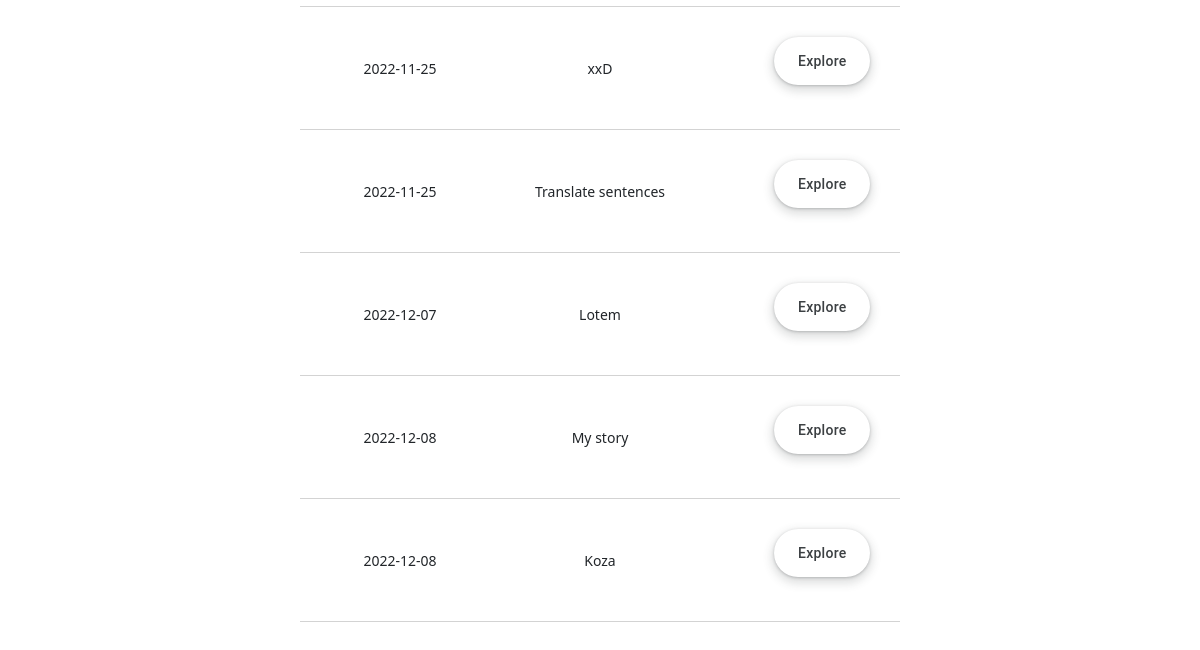
Before: /list_of_submissions.html (signed in, lower part) with the older database file.
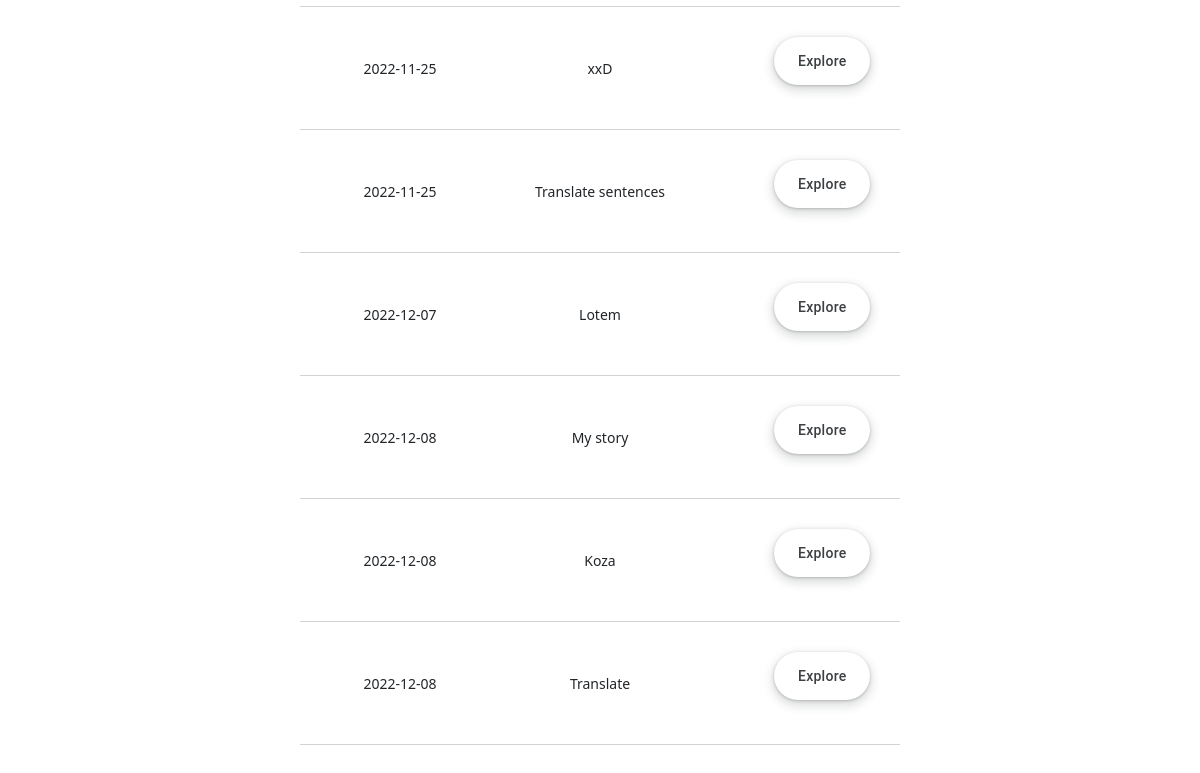
After: the same page with the newer database file.
### nieszkolni_app/models.py (models this page shows)
class Submission(models.Model):
    unique_id = models.AutoField(primary_key=True)
    stamp = models.IntegerField()
    date_number = models.IntegerField()
    date = models.CharField(max_length=200, default="")
    item = models.IntegerField()
    name = models.CharField(max_length=200, default="")
    assignment_type = models.CharField(max_length=200, default="")
    title = models.CharField(max_length=200, default="")
    content = models.TextField(default="")
    wordcount = models.IntegerField()
    status = models.CharField(max_length=200, default="submitted")
    reviewed_content = models.TextField(default="")
    flagged_content = models.TextField(default="")
    analysis = models.TextField(default="")
    minor_errors = models.IntegerField(default=0)
    major_errors = models.IntegerField(default=0)
    reviewing_user = models.CharField(max_length=200, default="")
    revision_date = models.IntegerField(default=0)
    conditions = models.TextField(default="")
    comment = models.TextField(default="")
    grade = models.CharField(max_length=200, default="")
    content_file = models.FileField(upload_to="static/files" ,null=True)

### nieszkolni_app/views.py (the view, shortened to what this page needs)
# urls.py: path('list_of_submissions.html', views.list_of_submissions, name="list_of_submissions"),
@login_required
def list_of_submissions(request):
    if request.user.is_authenticated:
        first_name = request.user.first_name
        last_name = request.user.last_name
        current_user = first_name + " " + last_name
        user_agent = get_user_agent(request)
        submissions = SubmissionManager().display_students_assignments_limited(current_user)
        tags = BackOfficeManager().display_tags()
        if user_agent.is_mobile:
            return render(request, "m_my_assignments.html", {
                "submissions": submissions
                })
        else:
            return render(request, "list_of_submissions.html", {
                "submissions": submissions
                })

### nieszkolni_folder/audit_manager.py (called while the page is built)
    def check_if_clocked_in(self, clocking_user):
        with connection.cursor() as cursor:
            cursor.execute(f'''
                SELECT clock_out
                FROM nieszkolni_app_audit
                WHERE clocking_user = '{clocking_user}'
                AND entry_type = 'automatic'
                AND status = 'started'
                ORDER BY stamp DESC
                LIMIT 1
                ''')
            response = cursor.fetchone()
            if response is not None:
                if response[0] == 0:
                    status = True
                else:
                    status = False
            else:
                status = False
            return status

### nieszkolni_folder/back_office_manager.py (called while the page is built)
    def display_tags(self):
        with connection.cursor() as cursor:
            cursor.execute(f'''
                SELECT command, value
                FROM nieszkolni_app_option
                WHERE command LIKE '%_tag'
                ''')
            items = cursor.fetchall()
            tags = dict()
            for item in items:
                tag = {item[0]: item[1]}
                tags.update(tag)
            return tags

### nieszkolni_app/templates/list_of_submissions.html (shortened to what this page needs)
{% extends 'base.html' %}
{% block 'content' %}
<table>
	{% for submission in submissions %}
		<tr class="font">
			<td>{{ submission.0 }}</td>
			<td>{{ submission.1 }}</td>
			<td>
				<form action="{% url 'list_of_submissions' %}"  method="POST">
					 <div class="flex-parent jc-center">
					  	<div class="list_button">
							<button type="submit" class="button_main" name="submission_action" value="explore">Explore</button>
						</div>
					  </div>
				</form>
			</td>
		</tr>
	{% endfor %}
</table>
{% include 'footer.html' %}
{% endblock %}

Changed rows visible on the page:
added Submission: date "2022-12-08", title "Translate"
